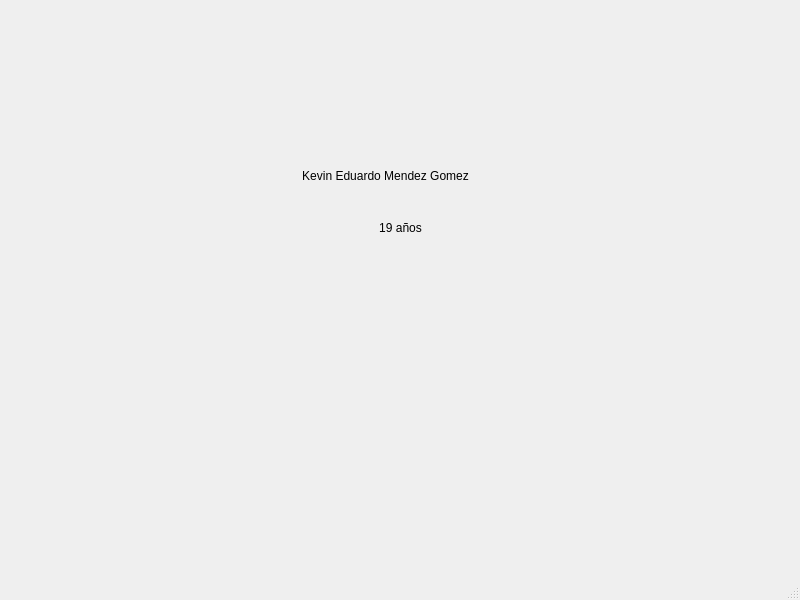
<?xml version="1.0" encoding="UTF-8"?>
<ui version="4.0">
 <class>MainWindow</class>
 <widget class="QMainWindow" name="MainWindow">
  <property name="geometry">
   <rect>
    <x>0</x>
    <y>0</y>
    <width>800</width>
    <height>600</height>
   </rect>
  </property>
  <property name="windowTitle">
   <string>MainWindow</string>
  </property>
  <widget class="QWidget" name="centralwidget">
   <widget class="QLabel" name="Nombre">
    <property name="geometry">
     <rect>
      <x>300</x>
      <y>160</y>
      <width>171</width>
      <height>31</height>
     </rect>
    </property>
    <property name="text">
     <string>Kevin Eduardo Mendez Gomez</string>
    </property>
    <property name="alignment">
     <set>Qt::AlignCenter</set>
    </property>
   </widget>
   <widget class="QLabel" name="Edad">
    <property name="geometry">
     <rect>
      <x>360</x>
      <y>220</y>
      <width>81</width>
      <height>16</height>
     </rect>
    </property>
    <property name="text">
     <string>19 años</string>
    </property>
    <property name="alignment">
     <set>Qt::AlignCenter</set>
    </property>
   </widget>
  </widget>
  <widget class="QMenuBar" name="menubar">
   <property name="geometry">
    <rect>
     <x>0</x>
     <y>0</y>
     <width>800</width>
     <height>26</height>
    </rect>
   </property>
  </widget>
  <widget class="QStatusBar" name="statusbar"/>
 </widget>
 <resources/>
 <connections/>
</ui>
